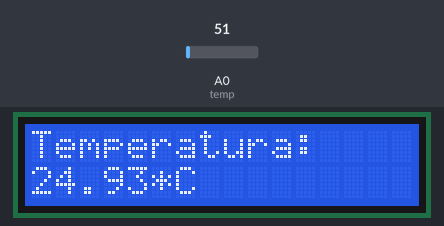
Bench run of a sketch on a simulated Arduino Uno, built with avr-gcc and run on an emulated ATmega328P. On the bench: 16×2 character LCD. The test bench sets the inputs (shaded band); at power-on: A0 (temp) = 51.

Above: at 1.2 s.
1.3 s: A0 (temp) set to 23
At 5.9 s:
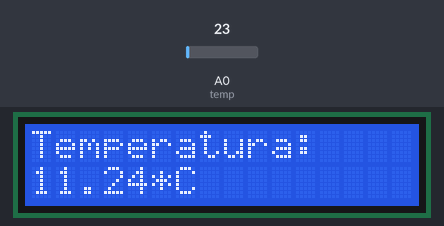
7.3 s: A0 (temp) set to 19
At 10.4 s:
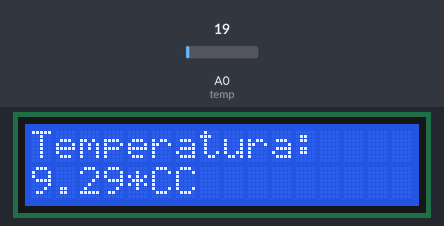
13.3 s: A0 (temp) set to 15
At 16.2 s:
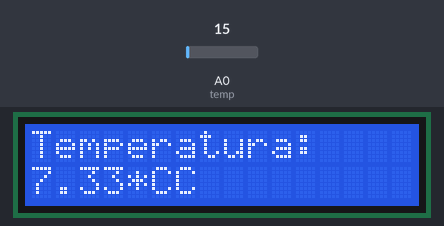
Timing chart, 0 to 17.7 s (numbered marks = the images above; inputs shaded):
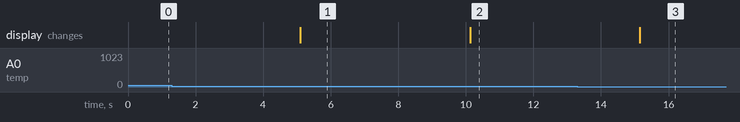

Measured:
- the behaviour switches between 21 and 20 on A0 (temp) (found by bisection; images 1 and 2)
- after the input at 1.3 s, the display: changes after 3.8 s (image 1)
- after the input at 7.3 s, the display: changes after 2.8 s (image 2)
- after the input at 13.3 s, the display: changes after 1.8 s (image 3)

The sketch:

P7.2-LM35Temp.ino
```cpp
#include <LiquidCrystal_I2C.h>
LiquidCrystal_I2C lcd(0x27, 16, 2);
const int temp = A0;

const int atraso = 5000;

const float celsius = 0.4887585532746823069403714565;
void setup()
{
  lcd.init();
  lcd.backlight();
  Serial.begin(9600);
}

void loop()
{
 lcd.setCursor(0,0);
 lcd.print("Temperatura: ");
 lcd.setCursor(0, 1);
 lcd.print(lerTemperatura());
 lcd.print("*C");

 delay(atraso);
}
float lerTemperatura(){
  return(analogRead(temp)*celsius);
}
```
